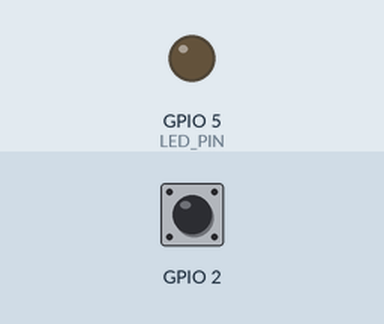
A sketch run on a simulated ESP32. Parts: output pins drawn as LEDs (lit = HIGH). The inputs (shaded band) are chosen by the test bench; at power-on: GPIO 2 HIGH. What the sketch prints to the serial monitor is not drawn.

Above: at 0.0 s.
At 1.1 s:
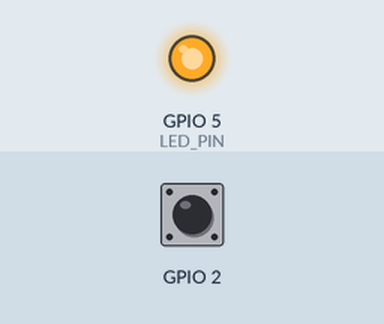
Timing chart, 0 to 2.6 s (numbered marks = the images above):
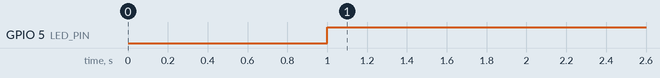

Measured:
- by itself, GPIO 5 (LED_PIN): LOW → HIGH at 1.0 s

The sketch:

touch_sensor.ino
```cpp
// ESP32 Touch Test with LED control
// Touch2 = T2 = GPIO 2

#define LED_PIN  5          // ← Change this to the GPIO you connected your LED to
                            // Common choices: 5, 18, 19, 21, 22, 23, 25, 26, 27, 32, 33...
                            // Many dev boards already have a built-in LED on GPIO 2 (but you're using it for touch)

const int TOUCH_THRESHOLD = 350;   // Adjust this value ↓ after testing!
                                  // Typical good starting values: 30–70
                                  // → smaller number = more sensitive

void setup() {
  Serial.begin(115200);
  delay(1000);                    // Time to open Serial Monitor
  Serial.println("ESP32 Touch + LED Test");

  pinMode(LED_PIN, OUTPUT);
  digitalWrite(LED_PIN, LOW);     // LED off at start
}

void loop() {
  int touchValue = touchRead(T2);   // Read touch value (usually 50–120 untouched, drops when touched)

  Serial.print("Touch value: ");
  Serial.print(touchValue);

  if (touchValue < TOUCH_THRESHOLD) {
    digitalWrite(LED_PIN, HIGH);    // LED ON when touched
    Serial.println(" → TOUCH DETECTED - LED ON");
  } else {
    digitalWrite(LED_PIN, LOW);     // LED OFF when not touched
    Serial.println(" → no touch - LED OFF");
  }

  delay(150);   // Faster feedback (~6–7 readings per second) — feel free to change
}
```
